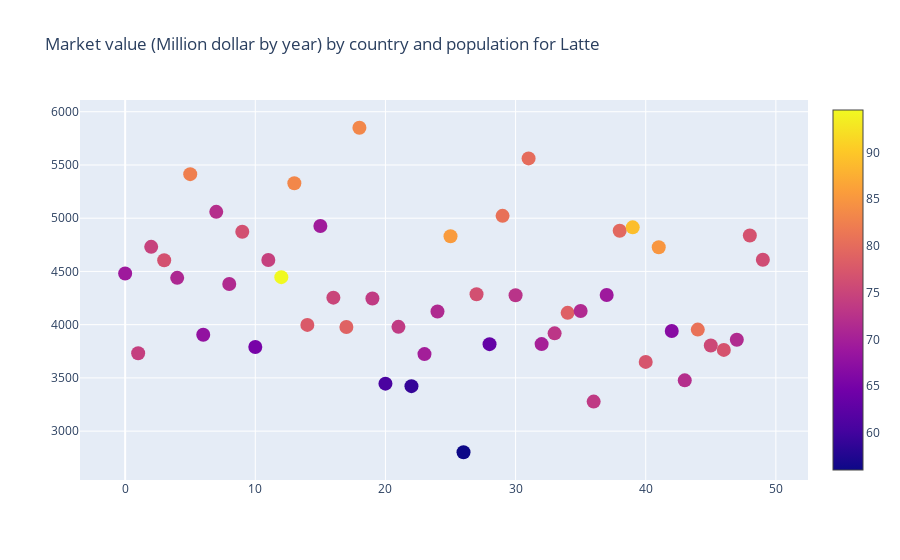

Notebook code cell kept with this figure:
### Code cell
# Consumption relation with coffee type
## Calculate market total value (millions dollars by year)
ct = 'Latte'
df2['market_value'] = df2.Price * df2.Consumption * df2.Population
# Get pivot table with stats and plot
tmp = df2.pivot_table(['market_value', 'Population'], 'Country', 'Type').reset_index()
fig = go.Figure(go.Scatter(x=tmp.index, y = tmp['market_value'][ct], mode='markers',
                           marker = dict(size=14, color=tmp['Population'][ct], showscale=True)))
fig.update_layout(title=f'Market value (Million dollar by year) by country and population for {ct}')
fig.show()

### Figure 1 — Plotly figure (JSON) as saved in the notebook; plotly's stock layout.template omitted (floating-point values rounded to 4 significant figures)
{"data": [{"marker": {"color": [69.17, 74.27, 74.61, 76.63, 71.09, 82.41, 67.88, 72.07, 71.46, 76.53, 65.04, 74.42, 94.54, 83.29, 77.75, 69.44, 75.09, 78.87, 83.29, 73.65, 60.69, 73.66, 59.0, 69.79, 71.37, 85.48, 56.02, 76.45, 63.2, 80.75, 72.67, 80.11, 70.17, 72.96, 78.57, 71.41, 73.5, 69.12, 79.54, 89.04, 77.1, 85.0, 66.79, 71.99, 80.86, 75.5, 76.92, 71.51, 76.8, 76.0], "showscale": true, "size": 14}, "mode": "markers", "type": "scatter", "x": [0, 1, 2, 3, 4, 5, 6, 7, 8, 9, 10, 11, 12, 13, 14, 15, 16, 17, 18, 19, 20, 21, 22, 23, 24, 25, 26, 27, 28, 29, 30, 31, 32, 33, 34, 35, 36, 37, 38, 39, 40, 41, 42, 43, 44, 45, 46, 47, 48, 49], "y": [4480.0, 3732.0, 4731.0, 4605.0, 4440.0, 5414.0, 3905.0, 5060.0, 4382.0, 4872.0, 3791.0, 4608.0, 4446.0, 5329.0, 3998.0, 4926.0, 4254.0, 3977.0, 5850.0, 4246.0, 3446.0, 3979.0, 3423.0, 3723.0, 4123.0, 4830.0, 2802.0, 4286.0, 3817.0, 5022.0, 4276.0, 5562.0, 3818.0, 3918.0, 4111.0, 4128.0, 3277.0, 4279.0, 4882.0, 4914.0, 3650.0, 4727.0, 3940.0, 3477.0, 3954.0, 3805.0, 3763.0, 3859.0, 4837.0, 4610.0]}], "layout": {"title": {"text": "Market value (Million dollar by year) by country and population for Latte"}}}
